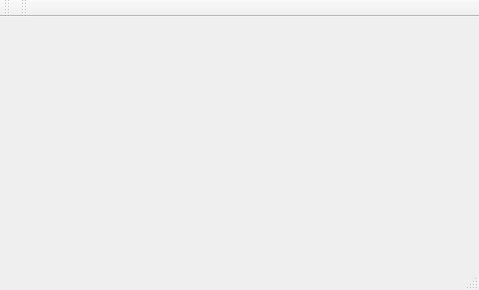
<?xml version="1.0" encoding="UTF-8"?>
<ui version="4.0">
 <class>MainWindow</class>
 <widget class="QMainWindow" name="MainWindow">
  <property name="geometry">
   <rect>
    <x>0</x>
    <y>0</y>
    <width>479</width>
    <height>290</height>
   </rect>
  </property>
  <property name="windowTitle">
   <string>MainWindow</string>
  </property>
  <widget class="QWidget" name="centralWidget"/>
  <widget class="QMenuBar" name="menuBar">
   <property name="geometry">
    <rect>
     <x>0</x>
     <y>0</y>
     <width>479</width>
     <height>22</height>
    </rect>
   </property>
  </widget>
  <widget class="QToolBar" name="mainToolBar">
   <attribute name="toolBarArea">
    <enum>TopToolBarArea</enum>
   </attribute>
   <attribute name="toolBarBreak">
    <bool>false</bool>
   </attribute>
  </widget>
  <widget class="QStatusBar" name="statusBar"/>
  <widget class="QToolBar" name="toolBar">
   <property name="windowTitle">
    <string>toolBar</string>
   </property>
   <attribute name="toolBarArea">
    <enum>TopToolBarArea</enum>
   </attribute>
   <attribute name="toolBarBreak">
    <bool>false</bool>
   </attribute>
  </widget>
 </widget>
 <layoutdefault spacing="6" margin="11"/>
 <resources/>
 <connections/>
</ui>
